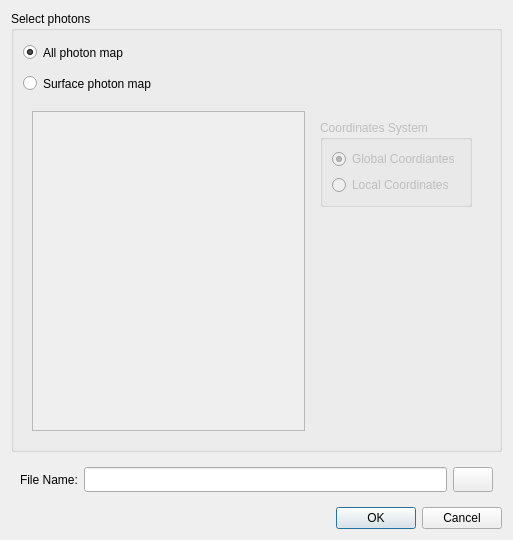
<?xml version="1.0" encoding="UTF-8"?>
<ui version="4.0">
 <class>ExportDialog</class>
 <widget class="QDialog" name="ExportDialog">
  <property name="geometry">
   <rect>
    <x>0</x>
    <y>0</y>
    <width>513</width>
    <height>540</height>
   </rect>
  </property>
  <property name="windowTitle">
   <string>Export Photon Map</string>
  </property>
  <layout class="QVBoxLayout" name="verticalLayout_2">
   <item>
    <widget class="QGroupBox" name="selectPhotonsgroup">
     <property name="title">
      <string>Select photons</string>
     </property>
     <layout class="QVBoxLayout" name="verticalLayout">
      <item>
       <widget class="QRadioButton" name="allMapRadio">
        <property name="minimumSize">
         <size>
          <width>0</width>
          <height>25</height>
         </size>
        </property>
        <property name="text">
         <string>All photon map</string>
        </property>
        <property name="checked">
         <bool>true</bool>
        </property>
       </widget>
      </item>
      <item>
       <widget class="QRadioButton" name="surfaceMapRadio">
        <property name="minimumSize">
         <size>
          <width>0</width>
          <height>25</height>
         </size>
        </property>
        <property name="text">
         <string>Surface photon map</string>
        </property>
       </widget>
      </item>
      <item>
       <widget class="QWidget" name="surfaceWidget" native="true">
        <property name="enabled">
         <bool>false</bool>
        </property>
        <layout class="QHBoxLayout" name="horizontalLayout">
         <item>
          <widget class="QTreeView" name="modelView"/>
         </item>
         <item>
          <widget class="QWidget" name="coordinatesWidget" native="true">
           <layout class="QVBoxLayout" name="verticalLayout_3">
            <item>
             <widget class="QGroupBox" name="coordinatesBox">
              <property name="title">
               <string>Coordinates System</string>
              </property>
              <layout class="QVBoxLayout" name="verticalLayout_4">
               <item>
                <widget class="QRadioButton" name="globalCoordinatesRadio">
                 <property name="text">
                  <string>Global Coordiantes</string>
                 </property>
                 <property name="checked">
                  <bool>true</bool>
                 </property>
                </widget>
               </item>
               <item>
                <widget class="QRadioButton" name="localCoordinates">
                 <property name="text">
                  <string>Local Coordinates</string>
                 </property>
                </widget>
               </item>
              </layout>
             </widget>
            </item>
            <item>
             <spacer name="verticalSpacer">
              <property name="orientation">
               <enum>Qt::Vertical</enum>
              </property>
              <property name="sizeHint" stdset="0">
               <size>
                <width>20</width>
                <height>40</height>
               </size>
              </property>
             </spacer>
            </item>
           </layout>
          </widget>
         </item>
        </layout>
       </widget>
      </item>
     </layout>
    </widget>
   </item>
   <item>
    <widget class="QWidget" name="fileWidget" native="true">
     <layout class="QGridLayout" name="gridLayout">
      <item row="0" column="0">
       <widget class="QLabel" name="fileNameLabel">
        <property name="minimumSize">
         <size>
          <width>0</width>
          <height>25</height>
         </size>
        </property>
        <property name="text">
         <string>File Name:</string>
        </property>
       </widget>
      </item>
      <item row="0" column="1">
       <widget class="QLineEdit" name="fileNameEdit">
        <property name="minimumSize">
         <size>
          <width>0</width>
          <height>25</height>
         </size>
        </property>
       </widget>
      </item>
      <item row="0" column="2">
       <widget class="QPushButton" name="selectFile">
        <property name="minimumSize">
         <size>
          <width>0</width>
          <height>25</height>
         </size>
        </property>
        <property name="text">
         <string/>
        </property>
        <property name="icon">
         <iconset>
          <normaloff>:/icons/open.png</normaloff>:/icons/open.png</iconset>
        </property>
       </widget>
      </item>
     </layout>
    </widget>
   </item>
   <item>
    <widget class="QDialogButtonBox" name="buttonBox">
     <property name="orientation">
      <enum>Qt::Horizontal</enum>
     </property>
     <property name="standardButtons">
      <set>QDialogButtonBox::Cancel|QDialogButtonBox::Ok</set>
     </property>
    </widget>
   </item>
  </layout>
 </widget>
 <resources/>
 <connections>
  <connection>
   <sender>buttonBox</sender>
   <signal>accepted()</signal>
   <receiver>ExportDialog</receiver>
   <slot>accept()</slot>
   <hints>
    <hint type="sourcelabel">
     <x>248</x>
     <y>254</y>
    </hint>
    <hint type="destinationlabel">
     <x>157</x>
     <y>274</y>
    </hint>
   </hints>
  </connection>
  <connection>
   <sender>buttonBox</sender>
   <signal>rejected()</signal>
   <receiver>ExportDialog</receiver>
   <slot>reject()</slot>
   <hints>
    <hint type="sourcelabel">
     <x>316</x>
     <y>260</y>
    </hint>
    <hint type="destinationlabel">
     <x>286</x>
     <y>274</y>
    </hint>
   </hints>
  </connection>
  <connection>
   <sender>surfaceMapRadio</sender>
   <signal>toggled(bool)</signal>
   <receiver>surfaceWidget</receiver>
   <slot>setEnabled(bool)</slot>
   <hints>
    <hint type="sourcelabel">
     <x>254</x>
     <y>75</y>
    </hint>
    <hint type="destinationlabel">
     <x>254</x>
     <y>268</y>
    </hint>
   </hints>
  </connection>
 </connections>
</ui>
